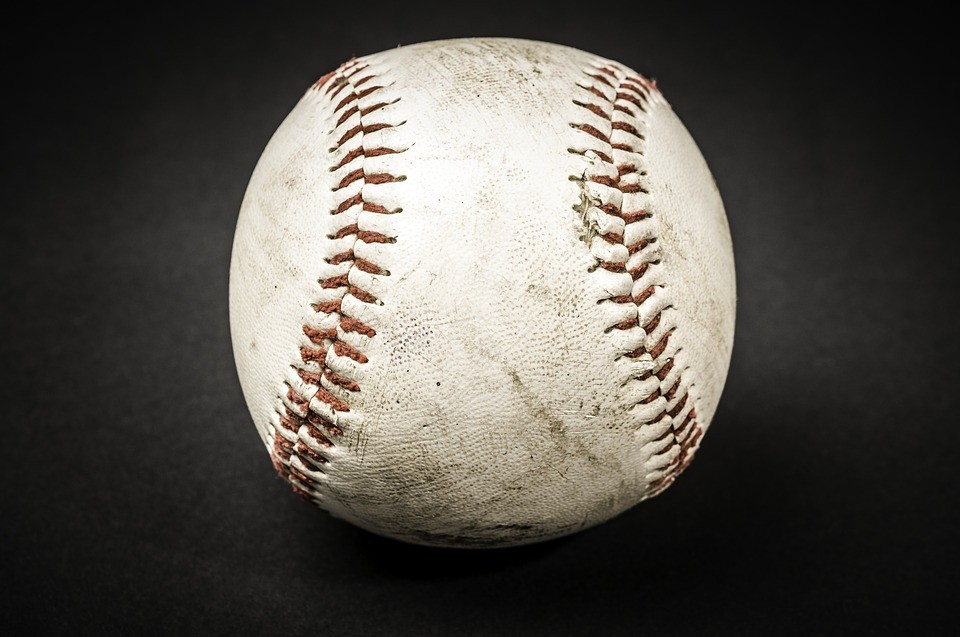
#> input picture Bilder/Ball.jpg, 960 x 637 px
$ python -i labor2.py   (imports and definitions only)
#> lines starting #> are read from the running program, lines starting #| are printed output that depends on the picture
#> further down, picture is the input picture: shape (637, 960, 3); mean B, G, R 76.1, 82.2, 85.9
import cv2 #Importieren OpenCV
import numpy as np #Importieren Numpy
from matplotlib import pyplot as plt


def global_kontrastspeizung(image):

    #bestimme die maximale Dehnung des vorhandenen Bildes
    maxpos = np.max(image.copy())
    minpos = np.min(image.copy())


    f = (255/(maxpos-minpos))

    #berechne nach Formel aus Vorlesung
    img  = np.uint8(((image - minpos) * (f)))

    return img


def kanal_kontrastspeizung(image):

    #teile das Bild in Schwarz weiß fotos der einzelnen Kanäle
    b,g,r =cv2.split(image)

    #merge und führe Globale spreizung für jedes Foto durch
    result = cv2.merge([global_kontrastspeizung(b),global_kontrastspeizung(g),global_kontrastspeizung(r)])

    return result

def pseudokolorierung(image):


    b = np.uint8(np.sin((2*np.pi/255)*image)*255)
    g = np.uint8(np.cos((2*np.pi/255)*image)* -1 *255)
    r = np.uint8(np.sin((2*np.pi/255)*image)* -1 *255)

    newimage = cv2.merge([b,g,r])

    return newimage

def whitebalance(image):

    gray = cv2.cvtColor(image,cv2.COLOR_BGR2GRAY)
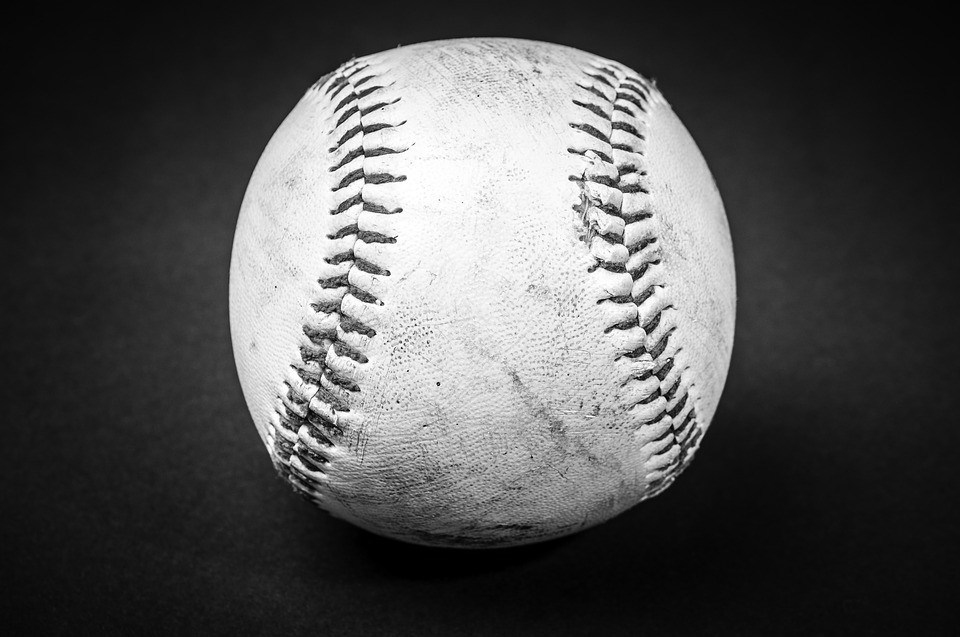
#> gray: shape (637, 960); min 0, max 255, mean 82.6

    result = cv2.minMaxLoc(gray)
#> result = (0, 255, (360, 530), (375, 117))

    print(result[3][0])
#| 375

    b,g,r = cv2.split(image)
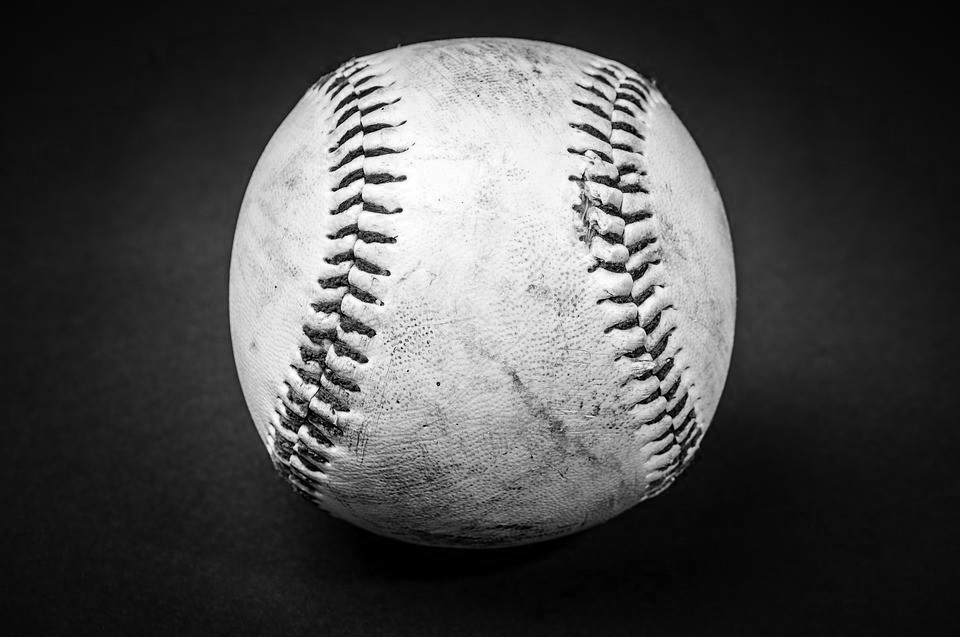
#> b: shape (637, 960); min 0, max 255, mean 76.1
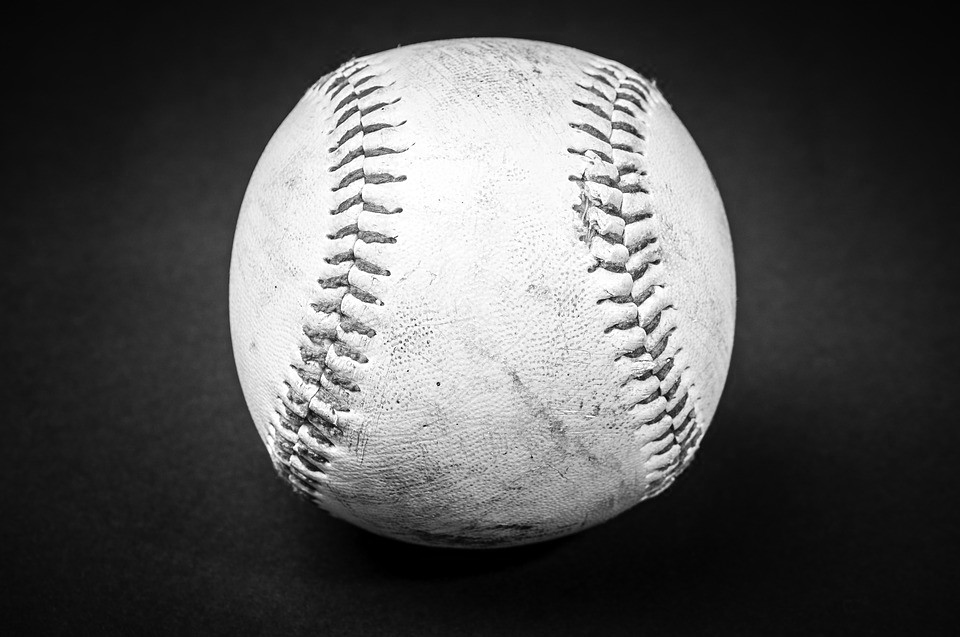
#> r: shape (637, 960); min 0, max 255, mean 85.9

    b = b * (255/image[result[3][0]][result[3][1]])[0]
    g = g * (255/image[result[3][0]][result[3][1]])[0]
    r = r * (255/image[result[3][0]][result[3][1]])[0]

    newimage = cv2.merge(np.uint8([b,g,r]))
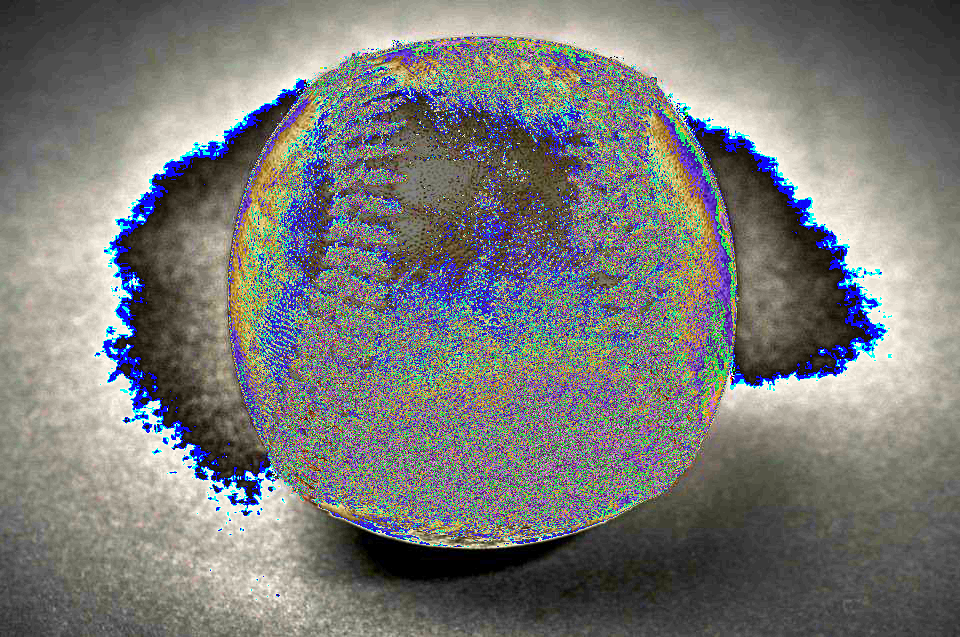
#> newimage: shape (637, 960, 3); mean B, G, R 119.1, 121, 120.4

    return newimage


#Utilities
def show_image(text, image):
    cv2.imshow(text, image)
    cv2.waitKey(0)
    cv2.destroyAllWindows()

def run(image, result,settings=None): #Funktion zur Bildverarbeitung
    #Graubild erzeugen
    image3=cv2.cvtColor(image, cv2.COLOR_RGB2GRAY)
    result.append({"name":"Gray","data":global_kontrastspeizung(image)})


# [9 lines not run here, left out]

>>> import cv2
>>> picture = cv2.imread('../Bilder/Ball.jpg')
>>> result = whitebalance(picture)
